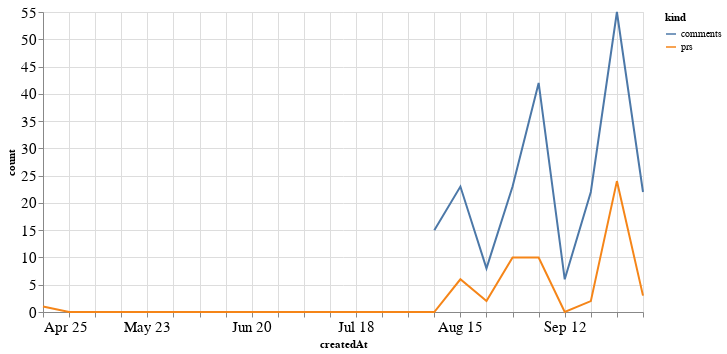

This figure's notebook cell:
### Code cell
alt.Chart(total_time, width=600).mark_line().encode(
    x='createdAt',
    y='count',
    color='kind'
)

### Figure 1 — Vega-Lite specification as saved in the notebook (floating-point values rounded to 4 significant figures)
{"config": {"axisLeft": {"labelFontSize": 15}, "axisBottom": {"labelFontSize": 15}}, "data": {"name": "data-a3855156a147415fe3a994fd5ec17a8c"}, "mark": "line", "encoding": {"color": {"type": "nominal", "field": "kind"}, "x": {"type": "temporal", "field": "createdAt"}, "y": {"type": "quantitative", "field": "count"}}, "width": 600, "$schema": "https://vega.github.io/schema/vega-lite/v4.8.1.json", "datasets": {"data-a3855156a147415fe3a994fd5ec17a8c": [{"createdAt": "2021-04-25T00:00:00", "kind": "prs", "count": 1.0}, {"createdAt": "2021-05-02T00:00:00", "kind": "prs", "count": 0.0}, {"createdAt": "2021-05-09T00:00:00", "kind": "prs", "count": 0.0}, {"createdAt": "2021-05-16T00:00:00", "kind": "prs", "count": 0.0}, {"createdAt": "2021-05-23T00:00:00", "kind": "prs", "count": 0.0}, {"createdAt": "2021-05-30T00:00:00", "kind": "prs", "count": 0.0}, {"createdAt": "2021-06-06T00:00:00", "kind": "prs", "count": 0.0}, {"createdAt": "2021-06-13T00:00:00", "kind": "prs", "count": 0.0}, {"createdAt": "2021-06-20T00:00:00", "kind": "prs", "count": 0.0}, {"createdAt": "2021-06-27T00:00:00", "kind": "prs", "count": 0.0}, {"createdAt": "2021-07-04T00:00:00", "kind": "prs", "count": 0.0}, {"createdAt": "2021-07-11T00:00:00", "kind": "prs", "count": 0.0}, {"createdAt": "2021-07-18T00:00:00", "kind": "prs", "count": 0.0}, {"createdAt": "2021-07-25T00:00:00", "kind": "prs", "count": 0.0}, {"createdAt": "2021-08-01T00:00:00", "kind": "prs", "count": 0.0}, {"createdAt": "2021-08-08T00:00:00", "kind": "prs", "count": 0.0}, {"createdAt": "2021-08-15T00:00:00", "kind": "prs", "count": 6.0}, {"createdAt": "2021-08-22T00:00:00", "kind": "prs", "count": 2.0}, {"createdAt": "2021-08-29T00:00:00", "kind": "prs", "count": 10.0}, {"createdAt": "2021-09-05T00:00:00", "kind": "prs", "count": 10.0}, {"createdAt": "2021-09-12T00:00:00", "kind": "prs", "count": 0.0}, {"createdAt": "2021-09-19T00:00:00", "kind": "prs", "count": 2.0}, {"createdAt": "2021-09-26T00:00:00", "kind": "prs", "count": 24.0}, {"createdAt": "2021-10-03T00:00:00", "kind": "prs", "count": 3.0}, {"createdAt": "2021-04-25T00:00:00", "kind": "comments", "count": null}, {"createdAt": "2021-05-02T00:00:00", "kind": "comments", "count": null}, {"createdAt": "2021-05-09T00:00:00", "kind": "comments", "count": null}, {"createdAt": "2021-05-16T00:00:00", "kind": "comments", "count": null}, {"createdAt": "2021-05-23T00:00:00", "kind": "comments", "count": null}, {"createdAt": "2021-05-30T00:00:00", "kind": "comments", "count": null}, {"createdAt": "2021-06-06T00:00:00", "kind": "comments", "count": null}, {"createdAt": "2021-06-13T00:00:00", "kind": "comments", "count": null}, {"createdAt": "2021-06-20T00:00:00", "kind": "comments", "count": null}, {"createdAt": "2021-06-27T00:00:00", "kind": "comments", "count": null}, {"createdAt": "2021-07-04T00:00:00", "kind": "comments", "count": null}, {"createdAt": "2021-07-11T00:00:00", "kind": "comments", "count": null}, {"createdAt": "2021-07-18T00:00:00", "kind": "comments", "count": null}, {"createdAt": "2021-07-25T00:00:00", "kind": "comments", "count": null}, {"createdAt": "2021-08-01T00:00:00", "kind": "comments", "count": null}, {"createdAt": "2021-08-08T00:00:00", "kind": "comments", "count": 15.0}, {"createdAt": "2021-08-15T00:00:00", "kind": "comments", "count": 23.0}, {"createdAt": "2021-08-22T00:00:00", "kind": "comments", "count": 8.0}, {"createdAt": "2021-08-29T00:00:00", "kind": "comments", "count": 23.0}, {"createdAt": "2021-09-05T00:00:00", "kind": "comments", "count": 42.0}, {"createdAt": "2021-09-12T00:00:00", "kind": "comments", "count": 6.0}, {"createdAt": "2021-09-19T00:00:00", "kind": "comments", "count": 22.0}, {"createdAt": "2021-09-26T00:00:00", "kind": "comments", "count": 55.0}, {"createdAt": "2021-10-03T00:00:00", "kind": "comments", "count": 22.0}]}}
